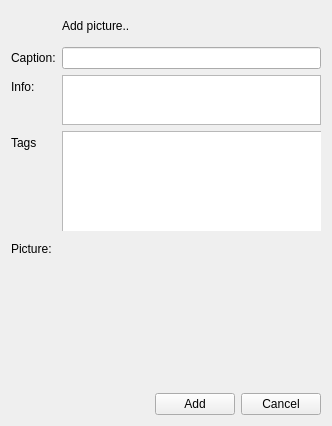
<?xml version="1.0" encoding="UTF-8"?>
<ui version="4.0">
 <class>picture_add_form</class>
 <widget class="QWidget" name="picture_add_form">
  <property name="geometry">
   <rect>
    <x>0</x>
    <y>0</y>
    <width>332</width>
    <height>426</height>
   </rect>
  </property>
  <property name="windowTitle">
   <string>Add picture</string>
  </property>
  <layout class="QFormLayout" name="formLayout">
   <property name="fieldGrowthPolicy">
    <enum>QFormLayout::AllNonFixedFieldsGrow</enum>
   </property>
   <item row="0" column="0">
    <widget class="QLabel" name="label">
     <property name="text">
      <string/>
     </property>
     <property name="pixmap">
      <pixmap resource="../qtclient.qrc">:/images/picture_add.png</pixmap>
     </property>
    </widget>
   </item>
   <item row="1" column="0">
    <widget class="QLabel" name="label_caption">
     <property name="text">
      <string>Caption:</string>
     </property>
    </widget>
   </item>
   <item row="1" column="1">
    <widget class="QLineEdit" name="caption">
     <property name="initialFocus" stdset="0">
      <bool>true</bool>
     </property>
    </widget>
   </item>
   <item row="2" column="0">
    <widget class="QLabel" name="label_info">
     <property name="text">
      <string>Info:</string>
     </property>
    </widget>
   </item>
   <item row="2" column="1">
    <widget class="QPlainTextEdit" name="info">
     <property name="maximumSize">
      <size>
       <width>16777215</width>
       <height>50</height>
      </size>
     </property>
    </widget>
   </item>
   <item row="3" column="0">
    <widget class="QLabel" name="label_tags">
     <property name="text">
      <string>Tags</string>
     </property>
    </widget>
   </item>
   <item row="3" column="1">
    <widget class="QGroupBox" name="tagwrap">
     <property name="enabled">
      <bool>true</bool>
     </property>
     <property name="minimumSize">
      <size>
       <width>0</width>
       <height>100</height>
      </size>
     </property>
     <property name="title">
      <string/>
     </property>
     <property name="flat">
      <bool>true</bool>
     </property>
     <property name="checkable">
      <bool>false</bool>
     </property>
     <widget class="QTreeWidget" name="tag">
      <property name="geometry">
       <rect>
        <x>0</x>
        <y>0</y>
        <width>311</width>
        <height>101</height>
       </rect>
      </property>
      <property name="selectionMode">
       <enum>QAbstractItemView::MultiSelection</enum>
      </property>
      <property name="headerHidden">
       <bool>true</bool>
      </property>
      <property name="expandsOnDoubleClick">
       <bool>false</bool>
      </property>
      <property name="doctype" stdset="0">
       <string>TagHierarchyRequest.simpleform</string>
      </property>
      <property name="rootelement" stdset="0">
       <string>tag</string>
      </property>
      <property name="action" stdset="0">
       <string notr="true">read</string>
      </property>
      <column>
       <property name="text">
        <string>tag</string>
       </property>
      </column>
     </widget>
    </widget>
   </item>
   <item row="4" column="0">
    <widget class="QLabel" name="label_picture">
     <property name="text">
      <string>Picture:</string>
     </property>
    </widget>
   </item>
   <item row="4" column="1">
    <widget class="PictureChooser" name="image" native="true">
     <property name="minimumSize">
      <size>
       <width>0</width>
       <height>150</height>
      </size>
     </property>
     <property name="state" stdset="0">
      <string notr="true">{global.lastPictureDir}</string>
     </property>
    </widget>
   </item>
   <item row="5" column="1">
    <layout class="QHBoxLayout" name="horizontalLayout">
     <item>
      <spacer name="horizontalSpacer">
       <property name="orientation">
        <enum>Qt::Horizontal</enum>
       </property>
       <property name="sizeHint" stdset="0">
        <size>
         <width>40</width>
         <height>20</height>
        </size>
       </property>
      </spacer>
     </item>
     <item>
      <widget class="QPushButton" name="add">
       <property name="text">
        <string>Add</string>
       </property>
       <property name="rootelement" stdset="0">
        <string notr="true">picture</string>
       </property>
       <property name="doctype" stdset="0">
        <string notr="true">Picture.simpleform</string>
       </property>
       <property name="action" stdset="0">
        <string notr="true">create</string>
       </property>
       <property name="form" stdset="0">
        <string notr="true">pictures</string>
       </property>
       <property name="global.lastPictureDir" stdset="0">
        <string notr="true">{image.state}</string>
       </property>
      </widget>
     </item>
     <item>
      <widget class="QPushButton" name="cancel">
       <property name="text">
        <string>Cancel</string>
       </property>
       <property name="form" stdset="0">
        <string notr="true">pictures</string>
       </property>
      </widget>
     </item>
    </layout>
   </item>
   <item row="0" column="1">
    <widget class="QLabel" name="label_2">
     <property name="text">
      <string>Add picture..</string>
     </property>
    </widget>
   </item>
  </layout>
 </widget>
 <customwidgets>
  <customwidget>
   <class>PictureChooser</class>
   <extends>QWidget</extends>
   <header>PictureChooser.hpp</header>
  </customwidget>
 </customwidgets>
 <tabstops>
  <tabstop>caption</tabstop>
  <tabstop>info</tabstop>
  <tabstop>tag</tabstop>
  <tabstop>image</tabstop>
  <tabstop>add</tabstop>
  <tabstop>cancel</tabstop>
 </tabstops>
 <resources>
  <include location="../qtclient.qrc"/>
  <include location="../resources/configurator.qrc"/>
 </resources>
 <connections/>
</ui>
